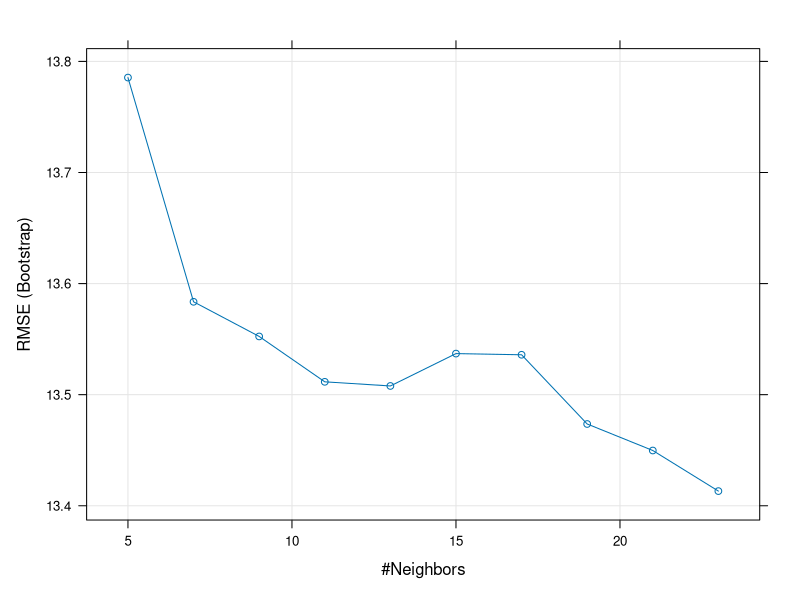

Recreate this plot in R.
#' Author: Ted Kwartler
#' Data: 5-29-2018
#' Purpose: Load data build a KNN Predictor

## Set the working directory
setwd("C:/Users/Edward/Desktop/HarvardFallAdmin2018/lessons/5_Oct15_LogRegression_KNN/Oct15_data")

## Load the libraries
library(caret)
library(e1071)
library(MLmetrics)

## Bring in some data
dat<-read.csv('Absenteeism_at_work_v3.csv')

# Drop the unique employee ID
dat$ID <- NULL

# Data partitioning
set.seed(1234)
splitPercent <- round(nrow(dat) %*% .9)
totalRecords <- 1:nrow(dat)
idx <- sample(totalRecords, splitPercent)

trainDat <- dat[idx,]
testDat <- dat[-idx,]

# We don't have to tell train to do something different, because the target is continuous the KNN algorithm will automatically get avg neighbor values not categories
knnFit <- train(Absenteeism.time.in.hours ~ ., 
                data = trainDat, 
                method = "knn", 
                preProcess = c("center","scale"), 
                tuneLength = 10)

# Evaluation
knnFit
plot(knnFit)

# training set accuracy & review the top 10
trainPreds<-predict(knnFit,trainDat)
RMSE(trainPreds,trainDat$Absenteeism.time.in.hours)
data.frame(predictions = head(trainPreds, 10),
           actuals     = head(trainDat$Absenteeism.time.in.hours, 10))

# Testing set accuracy
testPreds <- predict(knnFit,testDat)
RMSE(testPreds,testDat$Absenteeism.time.in.hours)
data.frame(predictions = head(testPreds, 10),
           actuals     = head(testDat$Absenteeism.time.in.hours, 10))

# End
